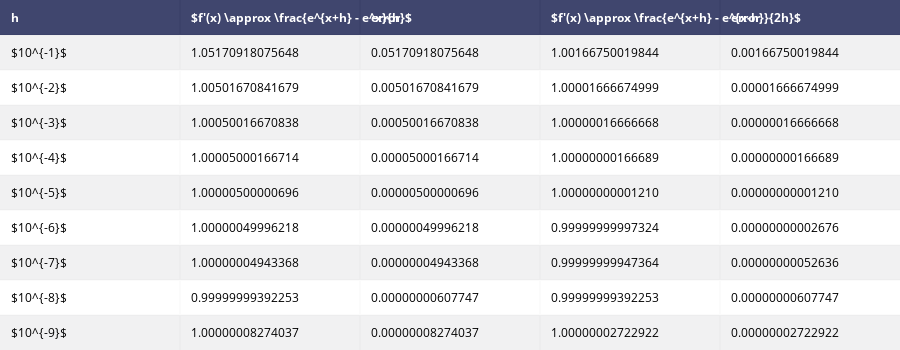

Notebook cell for this chart:
### Markdown cell above
### Example

Approximate the derivative of $f(x) = e^x$ at $x = 0$

### Code cell
# Parameters
f = lambda x : math.exp(x)
real_value = 1
h_msg = "$10^{-%d}$"
twp_deri_x1 = lambda x, h : ( f(x + h) - f(x) ) / h
thp_deri_x1 = lambda x, h : ( f(x + h) - f(x - h) ) / (2 * h)

data = [
    ["h", 
     "$f'(x) \\approx \\frac{e^{x+h} - e^x}{h}$", 
     "error", 
     "$f'(x) \\approx \\frac{e^{x+h} - e^{x-h}}{2h}$", 
     "error"],
]

for i in range(1,10):
    h = pow(10, -i)
    twp_deri_x1_value = twp_deri_x1(0, h) 
    thp_deri_x1_value = thp_deri_x1(0, h)
    row = ["", "", "", "", ""]
    row[0] = h_msg %i
    row[1] = '%.14f' %twp_deri_x1_value
    row[2] = '%.14f' %abs(twp_deri_x1_value - real_value)
    row[3] = '%.14f' %thp_deri_x1_value
    row[4] = '%.14f' %abs(thp_deri_x1_value - real_value)
    data.append(row)

table = ply_ff.create_table(data)
plotly.offline.iplot(table, show_link=False)

### Figure 1 — Plotly figure (JSON) as saved in the notebook; plotly's stock layout.template omitted (floating-point values rounded to 4 significant figures)
{"data": [{"colorscale": [[0, "#00083e"], [0.5, "#ededee"], [1, "#ffffff"]], "hoverinfo": "none", "opacity": 0.75, "showscale": false, "type": "heatmap", "z": [[0, 0, 0, 0, 0], [0.5, 0.5, 0.5, 0.5, 0.5], [1, 1, 1, 1, 1], [0.5, 0.5, 0.5, 0.5, 0.5], [1, 1, 1, 1, 1], [0.5, 0.5, 0.5, 0.5, 0.5], [1, 1, 1, 1, 1], [0.5, 0.5, 0.5, 0.5, 0.5], [1, 1, 1, 1, 1], [0.5, 0.5, 0.5, 0.5, 0.5]]}], "layout": {"annotations": [{"align": "left", "font": {"color": "#ffffff"}, "showarrow": false, "text": "<b>h</b>", "x": -0.45, "xanchor": "left", "xref": "x1", "y": 0, "yref": "y1"}, {"align": "left", "font": {"color": "#ffffff"}, "showarrow": false, "text": "<b>$f'(x) \\approx \\frac{e^{x+h} - e^x}{h}$</b>", "x": 0.55, "xanchor": "left", "xref": "x1", "y": 0, "yref": "y1"}, {"align": "left", "font": {"color": "#ffffff"}, "showarrow": false, "text": "<b>error</b>", "x": 1.55, "xanchor": "left", "xref": "x1", "y": 0, "yref": "y1"}, {"align": "left", "font": {"color": "#ffffff"}, "showarrow": false, "text": "<b>$f'(x) \\approx \\frac{e^{x+h} - e^{x-h}}{2h}$</b>", "x": 2.55, "xanchor": "left", "xref": "x1", "y": 0, "yref": "y1"}, {"align": "left", "font": {"color": "#ffffff"}, "showarrow": false, "text": "<b>error</b>", "x": 3.55, "xanchor": "left", "xref": "x1", "y": 0, "yref": "y1"}, {"align": "left", "font": {"color": "#000000"}, "showarrow": false, "text": "$10^{-1}$", "x": -0.45, "xanchor": "left", "xref": "x1", "y": 1, "yref": "y1"}, {"align": "left", "font": {"color": "#000000"}, "showarrow": false, "text": "1.05170918075648", "x": 0.55, "xanchor": "left", "xref": "x1", "y": 1, "yref": "y1"}, {"align": "left", "font": {"color": "#000000"}, "showarrow": false, "text": "0.05170918075648", "x": 1.55, "xanchor": "left", "xref": "x1", "y": 1, "yref": "y1"}, {"align": "left", "font": {"color": "#000000"}, "showarrow": false, "text": "1.00166750019844", "x": 2.55, "xanchor": "left", "xref": "x1", "y": 1, "yref": "y1"}, {"align": "left", "font": {"color": "#000000"}, "showarrow": false, "text": "0.00166750019844", "x": 3.55, "xanchor": "left", "xref": "x1", "y": 1, "yref": "y1"}, {"align": "left", "font": {"color": "#000000"}, "showarrow": false, "text": "$10^{-2}$", "x": -0.45, "xanchor": "left", "xref": "x1", "y": 2, "yref": "y1"}, {"align": "left", "font": {"color": "#000000"}, "showarrow": false, "text": "1.00501670841679", "x": 0.55, "xanchor": "left", "xref": "x1", "y": 2, "yref": "y1"}, {"align": "left", "font": {"color": "#000000"}, "showarrow": false, "text": "0.00501670841679", "x": 1.55, "xanchor": "left", "xref": "x1", "y": 2, "yref": "y1"}, {"align": "left", "font": {"color": "#000000"}, "showarrow": false, "text": "1.00001666674999", "x": 2.55, "xanchor": "left", "xref": "x1", "y": 2, "yref": "y1"}, {"align": "left", "font": {"color": "#000000"}, "showarrow": false, "text": "0.00001666674999", "x": 3.55, "xanchor": "left", "xref": "x1", "y": 2, "yref": "y1"}, {"align": "left", "font": {"color": "#000000"}, "showarrow": false, "text": "$10^{-3}$", "x": -0.45, "xanchor": "left", "xref": "x1", "y": 3, "yref": "y1"}, {"align": "left", "font": {"color": "#000000"}, "showarrow": false, "text": "1.00050016670838", "x": 0.55, "xanchor": "left", "xref": "x1", "y": 3, "yref": "y1"}, {"align": "left", "font": {"color": "#000000"}, "showarrow": false, "text": "0.00050016670838", "x": 1.55, "xanchor": "left", "xref": "x1", "y": 3, "yref": "y1"}, {"align": "left", "font": {"color": "#000000"}, "showarrow": false, "text": "1.00000016666668", "x": 2.55, "xanchor": "left", "xref": "x1", "y": 3, "yref": "y1"}, {"align": "left", "font": {"color": "#000000"}, "showarrow": false, "text": "0.00000016666668", "x": 3.55, "xanchor": "left", "xref": "x1", "y": 3, "yref": "y1"}, {"align": "left", "font": {"color": "#000000"}, "showarrow": false, "text": "$10^{-4}$", "x": -0.45, "xanchor": "left", "xref": "x1", "y": 4, "yref": "y1"}, {"align": "left", "font": {"color": "#000000"}, "showarrow": false, "text": "1.00005000166714", "x": 0.55, "xanchor": "left", "xref": "x1", "y": 4, "yref": "y1"}, {"align": "left", "font": {"color": "#000000"}, "showarrow": false, "text": "0.00005000166714", "x": 1.55, "xanchor": "left", "xref": "x1", "y": 4, "yref": "y1"}, {"align": "left", "font": {"color": "#000000"}, "showarrow": false, "text": "1.00000000166689", "x": 2.55, "xanchor": "left", "xref": "x1", "y": 4, "yref": "y1"}, {"align": "left", "font": {"color": "#000000"}, "showarrow": false, "text": "0.00000000166689", "x": 3.55, "xanchor": "left", "xref": "x1", "y": 4, "yref": "y1"}, {"align": "left", "font": {"color": "#000000"}, "showarrow": false, "text": "$10^{-5}$", "x": -0.45, "xanchor": "left", "xref": "x1", "y": 5, "yref": "y1"}, {"align": "left", "font": {"color": "#000000"}, "showarrow": false, "text": "1.00000500000696", "x": 0.55, "xanchor": "left", "xref": "x1", "y": 5, "yref": "y1"}, {"align": "left", "font": {"color": "#000000"}, "showarrow": false, "text": "0.00000500000696", "x": 1.55, "xanchor": "left", "xref": "x1", "y": 5, "yref": "y1"}, {"align": "left", "font": {"color": "#000000"}, "showarrow": false, "text": "1.00000000001210", "x": 2.55, "xanchor": "left", "xref": "x1", "y": 5, "yref": "y1"}, {"align": "left", "font": {"color": "#000000"}, "showarrow": false, "text": "0.00000000001210", "x": 3.55, "xanchor": "left", "xref": "x1", "y": 5, "yref": "y1"}, {"align": "left", "font": {"color": "#000000"}, "showarrow": false, "text": "$10^{-6}$", "x": -0.45, "xanchor": "left", "xref": "x1", "y": 6, "yref": "y1"}, {"align": "left", "font": {"color": "#000000"}, "showarrow": false, "text": "1.00000049996218", "x": 0.55, "xanchor": "left", "xref": "x1", "y": 6, "yref": "y1"}, {"align": "left", "font": {"color": "#000000"}, "showarrow": false, "text": "0.00000049996218", "x": 1.55, "xanchor": "left", "xref": "x1", "y": 6, "yref": "y1"}, {"align": "left", "font": {"color": "#000000"}, "showarrow": false, "text": "0.99999999997324", "x": 2.55, "xanchor": "left", "xref": "x1", "y": 6, "yref": "y1"}, {"align": "left", "font": {"color": "#000000"}, "showarrow": false, "text": "0.00000000002676", "x": 3.55, "xanchor": "left", "xref": "x1", "y": 6, "yref": "y1"}, {"align": "left", "font": {"color": "#000000"}, "showarrow": false, "text": "$10^{-7}$", "x": -0.45, "xanchor": "left", "xref": "x1", "y": 7, "yref": "y1"}, {"align": "left", "font": {"color": "#000000"}, "showarrow": false, "text": "1.00000004943368", "x": 0.55, "xanchor": "left", "xref": "x1", "y": 7, "yref": "y1"}, {"align": "left", "font": {"color": "#000000"}, "showarrow": false, "text": "0.00000004943368", "x": 1.55, "xanchor": "left", "xref": "x1", "y": 7, "yref": "y1"}, {"align": "left", "font": {"color": "#000000"}, "showarrow": false, "text": "0.99999999947364", "x": 2.55, "xanchor": "left", "xref": "x1", "y": 7, "yref": "y1"}, {"align": "left", "font": {"color": "#000000"}, "showarrow": false, "text": "0.00000000052636", "x": 3.55, "xanchor": "left", "xref": "x1", "y": 7, "yref": "y1"}, {"align": "left", "font": {"color": "#000000"}, "showarrow": false, "text": "$10^{-8}$", "x": -0.45, "xanchor": "left", "xref": "x1", "y": 8, "yref": "y1"}, {"align": "left", "font": {"color": "#000000"}, "showarrow": false, "text": "0.99999999392253", "x": 0.55, "xanchor": "left", "xref": "x1", "y": 8, "yref": "y1"}, {"align": "left", "font": {"color": "#000000"}, "showarrow": false, "text": "0.00000000607747", "x": 1.55, "xanchor": "left", "xref": "x1", "y": 8, "yref": "y1"}, {"align": "left", "font": {"color": "#000000"}, "showarrow": false, "text": "0.99999999392253", "x": 2.55, "xanchor": "left", "xref": "x1", "y": 8, "yref": "y1"}, {"align": "left", "font": {"color": "#000000"}, "showarrow": false, "text": "0.00000000607747", "x": 3.55, "xanchor": "left", "xref": "x1", "y": 8, "yref": "y1"}, {"align": "left", "font": {"color": "#000000"}, "showarrow": false, "text": "$10^{-9}$", "x": -0.45, "xanchor": "left", "xref": "x1", "y": 9, "yref": "y1"}, {"align": "left", "font": {"color": "#000000"}, "showarrow": false, "text": "1.00000008274037", "x": 0.55, "xanchor": "left", "xref": "x1", "y": 9, "yref": "y1"}, {"align": "left", "font": {"color": "#000000"}, "showarrow": false, "text": "0.00000008274037", "x": 1.55, "xanchor": "left", "xref": "x1", "y": 9, "yref": "y1"}, {"align": "left", "font": {"color": "#000000"}, "showarrow": false, "text": "1.00000002722922", "x": 2.55, "xanchor": "left", "xref": "x1", "y": 9, "yref": "y1"}, {"align": "left", "font": {"color": "#000000"}, "showarrow": false, "text": "0.00000002722922", "x": 3.55, "xanchor": "left", "xref": "x1", "y": 9, "yref": "y1"}], "height": 350, "margin": {"b": 0, "l": 0, "r": 0, "t": 0}, "xaxis": {"dtick": 1, "gridwidth": 2, "showticklabels": false, "tick0": -0.5, "ticks": "", "zeroline": false}, "yaxis": {"autorange": "reversed", "dtick": 1, "gridwidth": 2, "showticklabels": false, "tick0": 0.5, "ticks": "", "zeroline": false}}}
